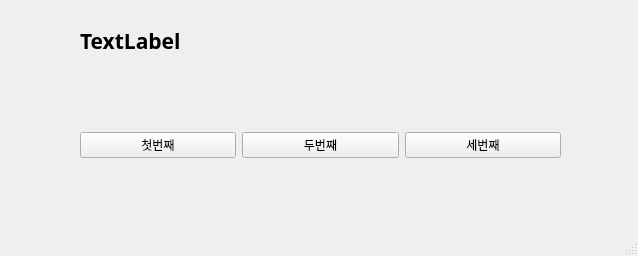
<?xml version="1.0" encoding="UTF-8"?>
<ui version="4.0">
 <class>MainWindow</class>
 <widget class="QMainWindow" name="MainWindow">
  <property name="geometry">
   <rect>
    <x>0</x>
    <y>0</y>
    <width>638</width>
    <height>256</height>
   </rect>
  </property>
  <property name="windowTitle">
   <string>MainWindow</string>
  </property>
  <widget class="QWidget" name="centralwidget">
   <widget class="QWidget" name="horizontalLayoutWidget">
    <property name="geometry">
     <rect>
      <x>80</x>
      <y>90</y>
      <width>481</width>
      <height>111</height>
     </rect>
    </property>
    <layout class="QHBoxLayout" name="horizontalLayout">
     <item>
      <widget class="QPushButton" name="pushButton">
       <property name="text">
        <string>첫번째</string>
       </property>
      </widget>
     </item>
     <item>
      <widget class="QPushButton" name="pushButton_2">
       <property name="text">
        <string>두번째</string>
       </property>
      </widget>
     </item>
     <item>
      <widget class="QPushButton" name="pushButton_3">
       <property name="text">
        <string>세번째</string>
       </property>
      </widget>
     </item>
    </layout>
   </widget>
   <widget class="QLabel" name="label">
    <property name="geometry">
     <rect>
      <x>80</x>
      <y>20</y>
      <width>531</width>
      <height>41</height>
     </rect>
    </property>
    <property name="font">
     <font>
      <family>맑은 고딕</family>
      <pointsize>16</pointsize>
      <weight>75</weight>
      <bold>true</bold>
     </font>
    </property>
    <property name="text">
     <string>TextLabel</string>
    </property>
   </widget>
  </widget>
  <widget class="QMenuBar" name="menubar">
   <property name="geometry">
    <rect>
     <x>0</x>
     <y>0</y>
     <width>638</width>
     <height>22</height>
    </rect>
   </property>
  </widget>
  <widget class="QStatusBar" name="statusbar"/>
 </widget>
 <resources/>
 <connections>
  <connection>
   <sender>pushButton</sender>
   <signal>clicked()</signal>
   <receiver>MainWindow</receiver>
   <slot>firstClick()</slot>
   <hints>
    <hint type="sourcelabel">
     <x>128</x>
     <y>171</y>
    </hint>
    <hint type="destinationlabel">
     <x>134</x>
     <y>193</y>
    </hint>
   </hints>
  </connection>
  <connection>
   <sender>pushButton_2</sender>
   <signal>clicked()</signal>
   <receiver>MainWindow</receiver>
   <slot>secondClick()</slot>
   <hints>
    <hint type="sourcelabel">
     <x>246</x>
     <y>165</y>
    </hint>
    <hint type="destinationlabel">
     <x>259</x>
     <y>191</y>
    </hint>
   </hints>
  </connection>
  <connection>
   <sender>pushButton_3</sender>
   <signal>clicked()</signal>
   <receiver>MainWindow</receiver>
   <slot>thirdClick()</slot>
   <hints>
    <hint type="sourcelabel">
     <x>362</x>
     <y>169</y>
    </hint>
    <hint type="destinationlabel">
     <x>373</x>
     <y>193</y>
    </hint>
   </hints>
  </connection>
 </connections>
 <slots>
  <slot>firstClick()</slot>
  <slot>secondClick()</slot>
  <slot>thirdClick()</slot>
 </slots>
</ui>
